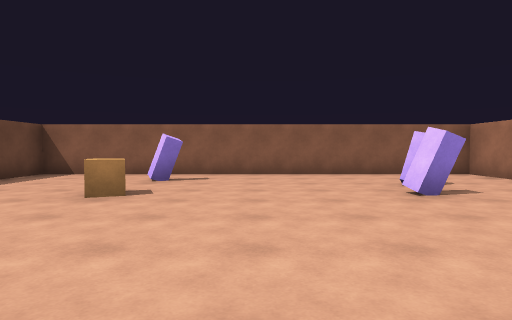
view 1 (above)

16 first-person views from a walk through a 3-D level made in the Unity game engine. The camera is 1.3 m above the floor, tilts 2° down and sees 75° across. Doors are open. The floor is counted in squares, 2 m on a side. Each view is taken from the middle of a square. On the plan, view 1 faces up. The plan holds only what a view shows up to about 10 squares ahead; the rest is blank. The place goes on beyond the plan. The player is left out.

view 2
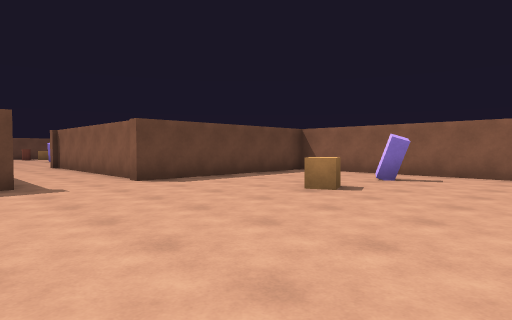

view 3
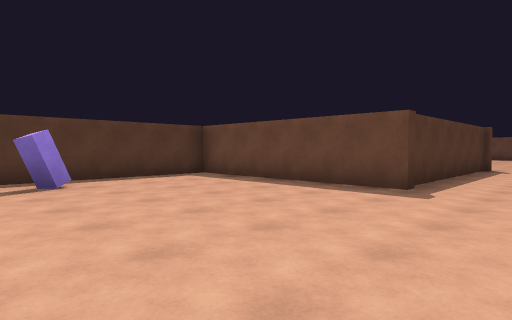

view 4
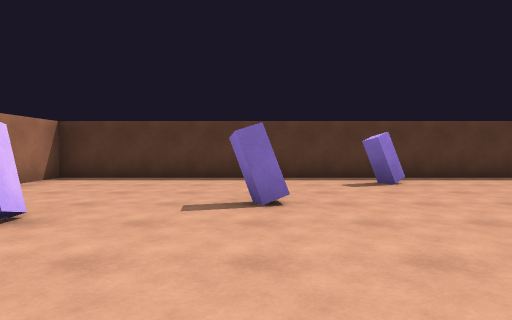

view 5
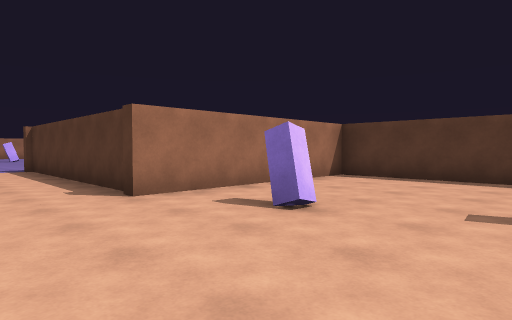

view 6
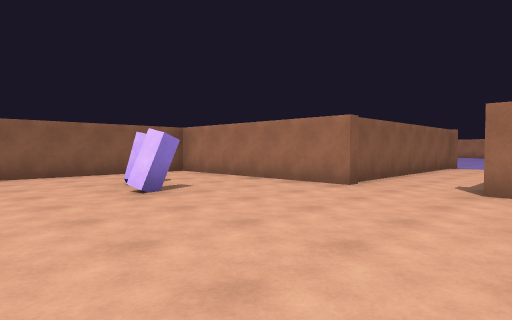

view 7
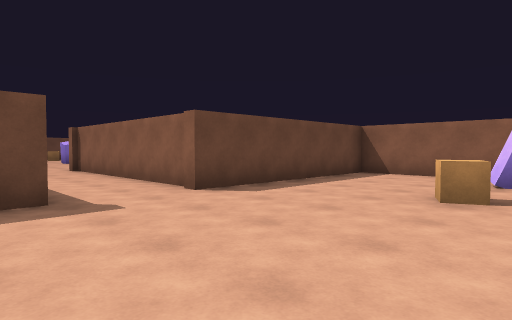

view 8
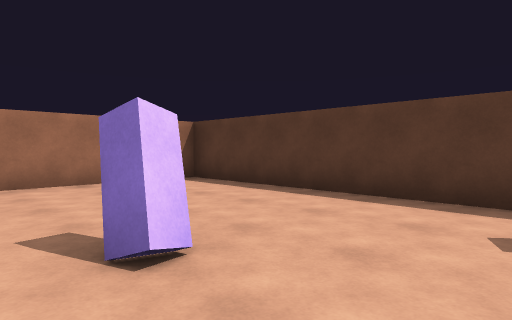

view 9
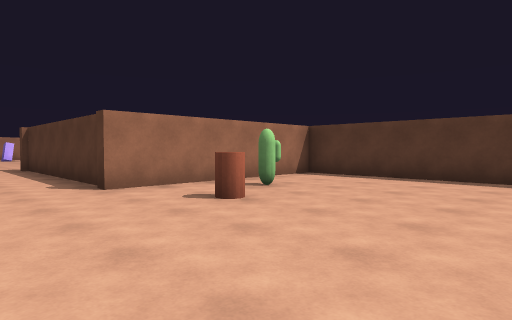

view 10
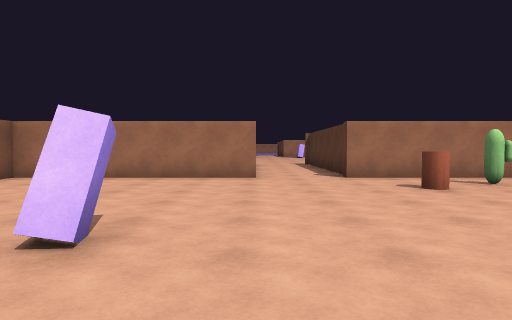

view 11
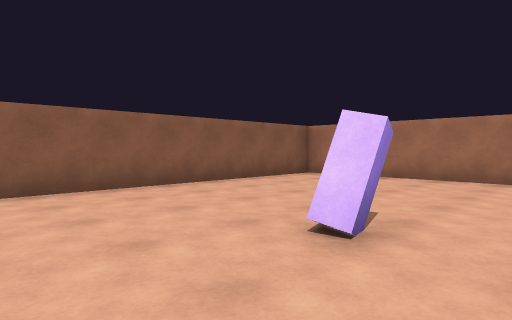

view 12
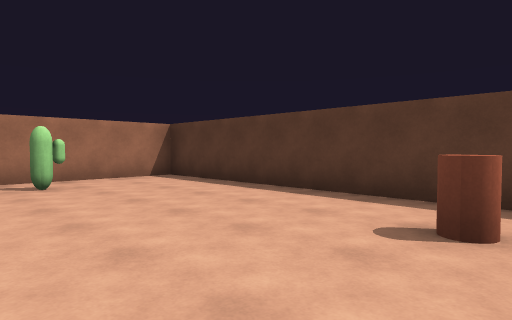

view 13
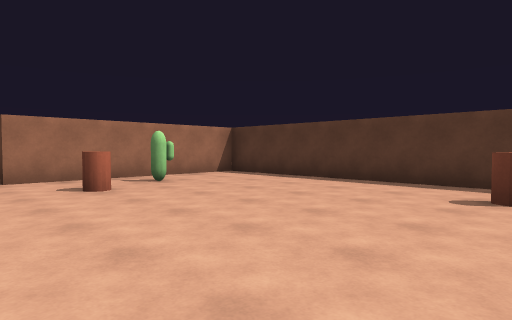

view 14
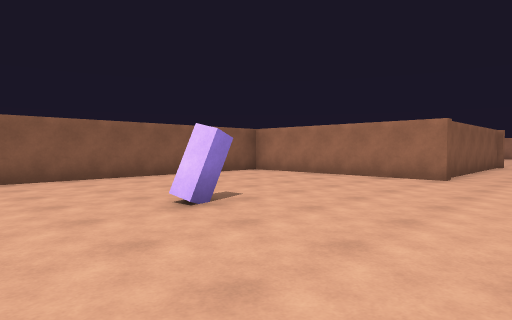

view 15
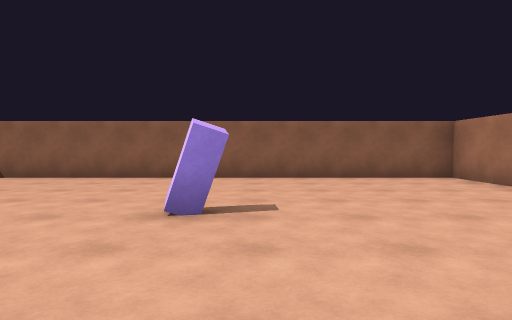

view 16
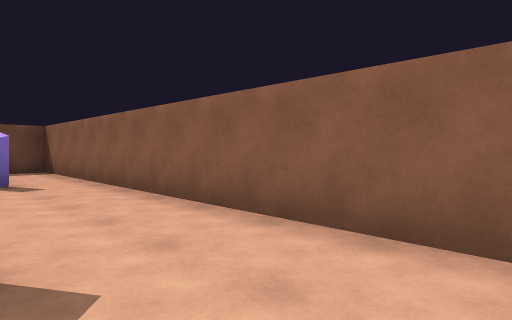

### Floor plan
Ten units are one square. View 1 is at (0, 0); x grows to the right and y downward. Boxes are objects, and circles mark ways between rooms. Rooms are numbered by the first view taken in them; rooms with no view inside come last. Other rooms are left out.
<svg viewBox="-200 -89 258 138">
<path fill="none" stroke="#000" d="M-53 -11 -53 44 53 44 53 -8M53 -32 53 -84 -53 -84 -53 -32M-117 -29 -117 -84 -195 -84M-185 44 -117 44 -117 -8M-117 -8 -52 -8M-53 -32 -118 -32"/>
<rect x="-25" y="-55" width="10" height="10" fill="#bbb"><title>other object</title></rect>
<rect x="-25" y="-75" width="10" height="10" fill="#bbb"><title>other object</title></rect>
<rect x="-15" y="25" width="10" height="10" fill="#bbb"><title>other object</title></rect>
<rect x="5" y="5" width="10" height="10" fill="#bbb"><title>other object</title></rect>
<rect x="15" y="-55" width="10" height="10" fill="#bbb"><title>other object</title></rect>
<rect x="25" y="-65" width="10" height="10" fill="#bbb"><title>other object</title></rect>
<rect x="35" y="-5" width="10" height="10" fill="#bbb"><title>other object</title></rect>
<rect x="-185" y="25" width="10" height="10" fill="#bbb"><title>other object</title></rect>
<rect x="-175" y="-45" width="10" height="10" fill="#bbb"><title>other object</title></rect>
<rect x="-135" y="15" width="10" height="10" fill="#bbb"><title>other object</title></rect>
<rect x="-135" y="5" width="10" height="10" fill="#bbb"><title>other object</title></rect>
<rect x="-135" y="-5" width="10" height="10" fill="#bbb"><title>other object</title></rect>
<circle cx="-58" cy="-20" r="3" fill="#2a7"/>
<circle cx="-118" cy="-20" r="3" fill="#2a7"/>
<text x="0" y="-20">1</text>
<text x="-160" y="-20">2</text>
<text x="-90" y="-20">3</text>
</svg>
Room 1 opens to room 3. Room 2 opens to room 3.

Where each view was taken, in squares from view 1:
view 1: 0 up, 0 right, facing up
view 2: 0 up, 1 right, facing up-left
view 3: 3 up, 0 right, facing down-left
view 4: 3 up, 1 right, facing down
view 5: 3 up, 1 right, facing down-right
view 6: 0 up, 0 right, facing up-right
view 7: 0 up, 1 left, facing up-left
view 8: 0 up, 1 left, facing down-right
view 9: 3 up, 17 left, facing down-right
view 10: 3 up, 19 left, facing right
view 11: 3 up, 19 left, facing up-right
view 12: 0 up, 19 left, facing down-right
view 13: 2 up, 19 left, facing down-right
view 14: 1 up, 19 left, facing up-right
view 15: 1 up, 16 left, facing up
view 16: 6 up, 5 right, facing up-left
